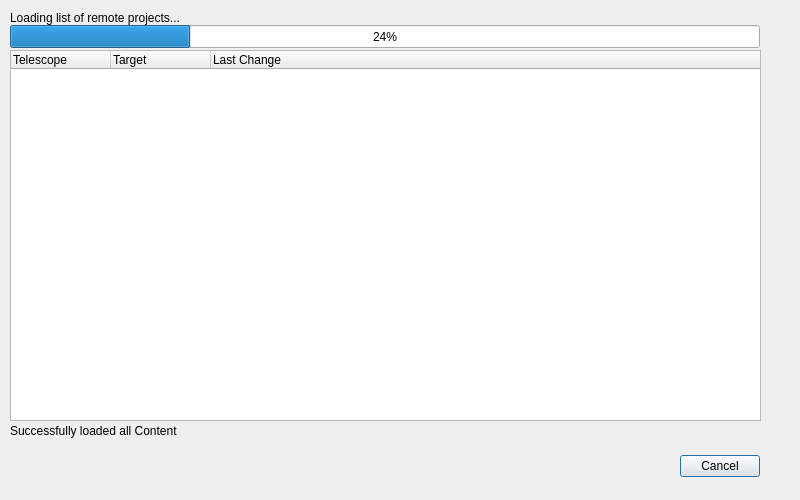
<?xml version="1.0" encoding="UTF-8"?>
<ui version="4.0">
 <class>remoteProjectSyncDialog</class>
 <widget class="QDialog" name="remoteProjectSyncDialog">
  <property name="windowModality">
   <enum>Qt::WindowModality::ApplicationModal</enum>
  </property>
  <property name="geometry">
   <rect>
    <x>0</x>
    <y>0</y>
    <width>800</width>
    <height>500</height>
   </rect>
  </property>
  <property name="sizePolicy">
   <sizepolicy hsizetype="Fixed" vsizetype="Fixed">
    <horstretch>0</horstretch>
    <verstretch>0</verstretch>
   </sizepolicy>
  </property>
  <property name="minimumSize">
   <size>
    <width>800</width>
    <height>500</height>
   </size>
  </property>
  <property name="maximumSize">
   <size>
    <width>800</width>
    <height>500</height>
   </size>
  </property>
  <property name="windowTitle">
   <string>load a remote project</string>
  </property>
  <property name="modal">
   <bool>false</bool>
  </property>
  <widget class="QDialogButtonBox" name="buttonBox">
   <property name="geometry">
    <rect>
     <x>30</x>
     <y>450</y>
     <width>730</width>
     <height>32</height>
    </rect>
   </property>
   <property name="orientation">
    <enum>Qt::Orientation::Horizontal</enum>
   </property>
   <property name="standardButtons">
    <set>QDialogButtonBox::StandardButton::Cancel</set>
   </property>
   <property name="centerButtons">
    <bool>false</bool>
   </property>
  </widget>
  <widget class="QProgressBar" name="progressBar_overall">
   <property name="geometry">
    <rect>
     <x>10</x>
     <y>25</y>
     <width>750</width>
     <height>23</height>
    </rect>
   </property>
   <property name="value">
    <number>24</number>
   </property>
  </widget>
  <widget class="QLabel" name="label_overall">
   <property name="geometry">
    <rect>
     <x>10</x>
     <y>10</y>
     <width>750</width>
     <height>16</height>
    </rect>
   </property>
   <property name="text">
    <string>Loading list of remote projects...</string>
   </property>
  </widget>
  <widget class="QLabel" name="label_done">
   <property name="geometry">
    <rect>
     <x>10</x>
     <y>423</y>
     <width>500</width>
     <height>16</height>
    </rect>
   </property>
   <property name="text">
    <string>Successfully loaded all Content</string>
   </property>
  </widget>
  <widget class="QTreeWidget" name="treeWidget">
   <property name="geometry">
    <rect>
     <x>10</x>
     <y>50</y>
     <width>751</width>
     <height>371</height>
    </rect>
   </property>
   <property name="editTriggers">
    <set>QAbstractItemView::EditTrigger::DoubleClicked</set>
   </property>
   <column>
    <property name="text">
     <string>Telescope</string>
    </property>
   </column>
   <column>
    <property name="text">
     <string>Target</string>
    </property>
   </column>
   <column>
    <property name="text">
     <string>Last Change</string>
    </property>
   </column>
  </widget>
 </widget>
 <resources/>
 <connections>
  <connection>
   <sender>buttonBox</sender>
   <signal>accepted()</signal>
   <receiver>remoteProjectSyncDialog</receiver>
   <slot>accept()</slot>
   <hints>
    <hint type="sourcelabel">
     <x>248</x>
     <y>254</y>
    </hint>
    <hint type="destinationlabel">
     <x>157</x>
     <y>274</y>
    </hint>
   </hints>
  </connection>
  <connection>
   <sender>buttonBox</sender>
   <signal>rejected()</signal>
   <receiver>remoteProjectSyncDialog</receiver>
   <slot>reject()</slot>
   <hints>
    <hint type="sourcelabel">
     <x>316</x>
     <y>260</y>
    </hint>
    <hint type="destinationlabel">
     <x>286</x>
     <y>274</y>
    </hint>
   </hints>
  </connection>
 </connections>
</ui>
